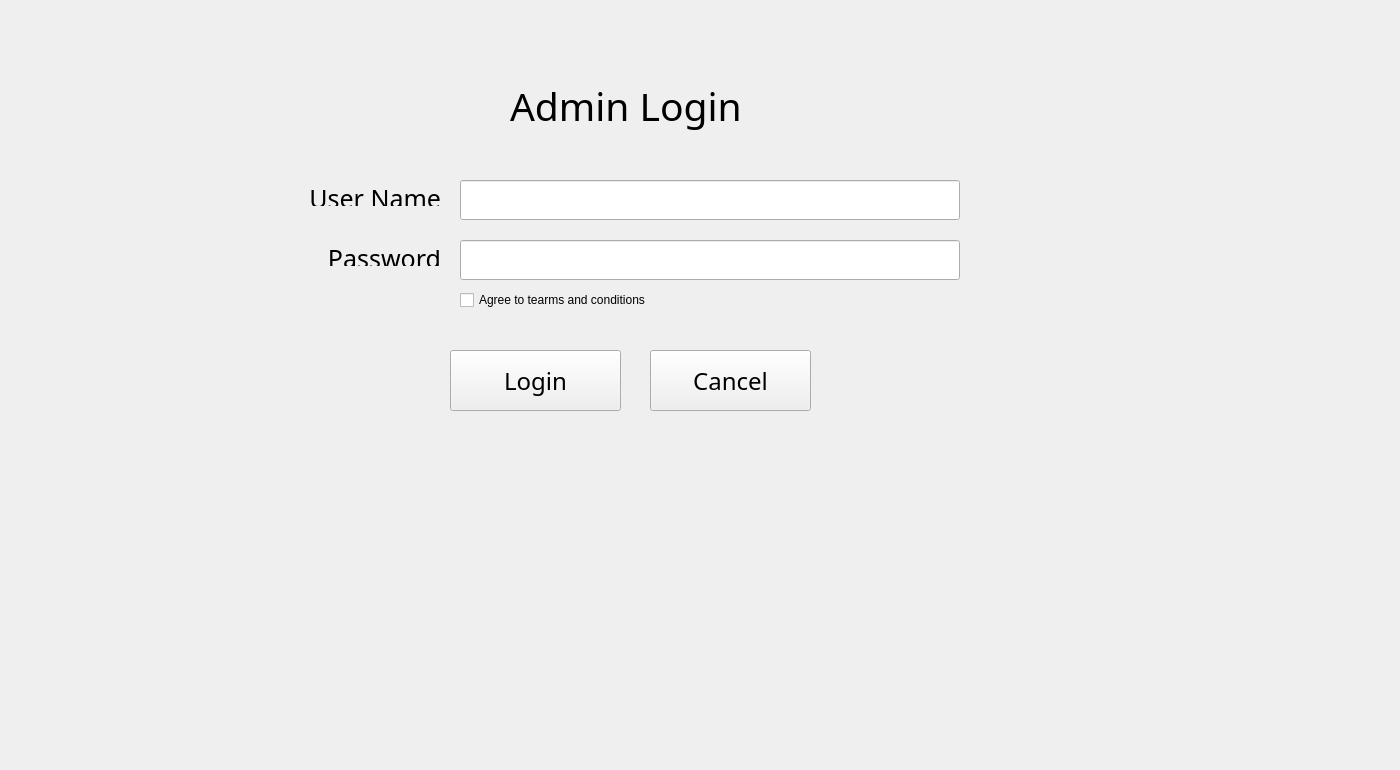
<?xml version="1.0" encoding="UTF-8"?>
<ui version="4.0">
 <class>user_login_form</class>
 <widget class="QWidget" name="user_login_form">
  <property name="geometry">
   <rect>
    <x>0</x>
    <y>0</y>
    <width>1400</width>
    <height>770</height>
   </rect>
  </property>
  <property name="windowTitle">
   <string>Form</string>
  </property>
  <widget class="QPushButton" name="btn_login">
   <property name="geometry">
    <rect>
     <x>450</x>
     <y>350</y>
     <width>171</width>
     <height>61</height>
    </rect>
   </property>
   <property name="font">
    <font>
     <family>Montserrat</family>
     <pointsize>18</pointsize>
    </font>
   </property>
   <property name="text">
    <string>Login</string>
   </property>
  </widget>
  <widget class="QLabel" name="label">
   <property name="geometry">
    <rect>
     <x>300</x>
     <y>190</y>
     <width>141</width>
     <height>16</height>
    </rect>
   </property>
   <property name="font">
    <font>
     <family>Montserrat</family>
     <pointsize>19</pointsize>
    </font>
   </property>
   <property name="text">
    <string>User Name</string>
   </property>
   <property name="alignment">
    <set>Qt::AlignRight|Qt::AlignTrailing|Qt::AlignVCenter</set>
   </property>
  </widget>
  <widget class="QLineEdit" name="input_user_id">
   <property name="geometry">
    <rect>
     <x>460</x>
     <y>180</y>
     <width>500</width>
     <height>40</height>
    </rect>
   </property>
   <property name="font">
    <font>
     <family>Montserrat</family>
     <pointsize>18</pointsize>
    </font>
   </property>
  </widget>
  <widget class="QLineEdit" name="input_password">
   <property name="geometry">
    <rect>
     <x>460</x>
     <y>240</y>
     <width>500</width>
     <height>40</height>
    </rect>
   </property>
   <property name="echoMode">
    <enum>QLineEdit::Password</enum>
   </property>
  </widget>
  <widget class="QLabel" name="label_3">
   <property name="geometry">
    <rect>
     <x>300</x>
     <y>250</y>
     <width>141</width>
     <height>16</height>
    </rect>
   </property>
   <property name="font">
    <font>
     <family>Montserrat</family>
     <pointsize>19</pointsize>
    </font>
   </property>
   <property name="text">
    <string>Password</string>
   </property>
   <property name="alignment">
    <set>Qt::AlignRight|Qt::AlignTrailing|Qt::AlignVCenter</set>
   </property>
  </widget>
  <widget class="QPushButton" name="btn_cancel_login">
   <property name="geometry">
    <rect>
     <x>650</x>
     <y>350</y>
     <width>161</width>
     <height>61</height>
    </rect>
   </property>
   <property name="font">
    <font>
     <family>Montserrat</family>
     <pointsize>18</pointsize>
    </font>
   </property>
   <property name="text">
    <string>Cancel</string>
   </property>
  </widget>
  <widget class="QCheckBox" name="tearms_check_box">
   <property name="geometry">
    <rect>
     <x>460</x>
     <y>290</y>
     <width>301</width>
     <height>20</height>
    </rect>
   </property>
   <property name="text">
    <string>Agree to tearms and conditions</string>
   </property>
  </widget>
  <widget class="QLabel" name="label_2">
   <property name="geometry">
    <rect>
     <x>510</x>
     <y>80</y>
     <width>241</width>
     <height>51</height>
    </rect>
   </property>
   <property name="font">
    <font>
     <family>Montserrat</family>
     <pointsize>29</pointsize>
     <weight>50</weight>
     <bold>false</bold>
    </font>
   </property>
   <property name="text">
    <string>Admin Login</string>
   </property>
  </widget>
 </widget>
 <resources/>
 <connections/>
</ui>
